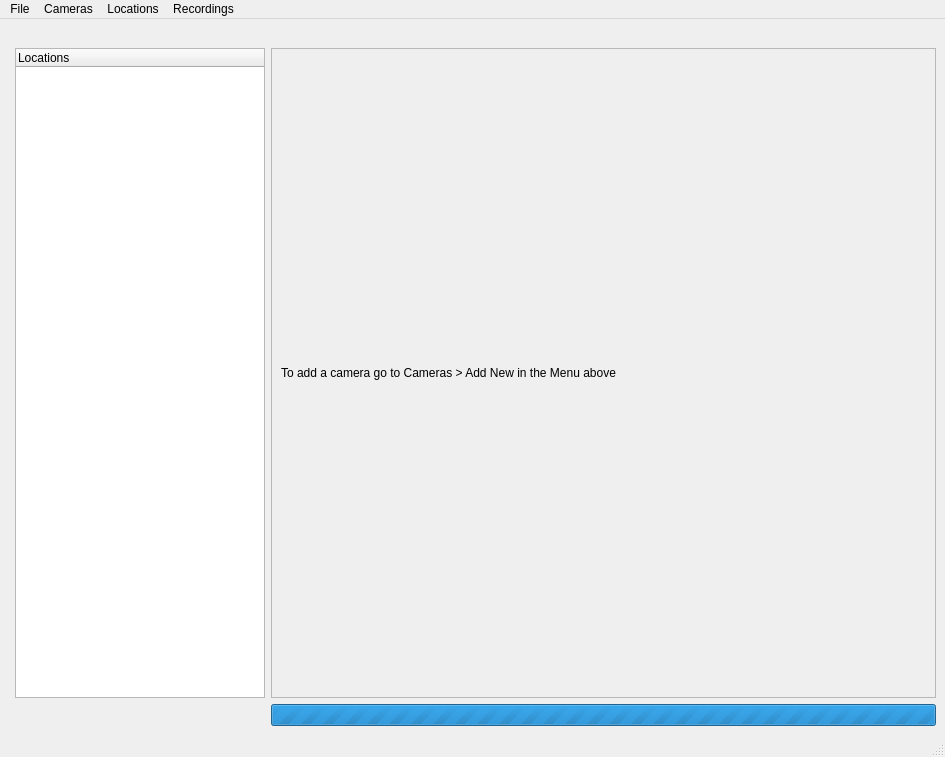
<?xml version="1.0" encoding="UTF-8"?>
<ui version="4.0">
 <class>MainWindow</class>
 <widget class="QMainWindow" name="MainWindow">
  <property name="geometry">
   <rect>
    <x>0</x>
    <y>0</y>
    <width>945</width>
    <height>757</height>
   </rect>
  </property>
  <property name="minimumSize">
   <size>
    <width>945</width>
    <height>757</height>
   </size>
  </property>
  <property name="windowTitle">
   <string>Watchdog - Control Panel</string>
  </property>
  <property name="styleSheet">
   <string notr="true"/>
  </property>
  <widget class="QWidget" name="centralwidget">
   <property name="styleSheet">
    <string notr="true"/>
   </property>
   <layout class="QGridLayout" name="gridLayout">
    <item row="1" column="2">
     <widget class="QScrollArea" name="scrollArea">
      <property name="widgetResizable">
       <bool>true</bool>
      </property>
      <widget class="QWidget" name="scrollAreaContents">
       <property name="geometry">
        <rect>
         <x>0</x>
         <y>0</y>
         <width>649</width>
         <height>634</height>
        </rect>
       </property>
       <layout class="QGridLayout" name="cameras">
        <item row="0" column="0">
         <widget class="QLabel" name="promptLabel">
          <property name="text">
           <string>To add a camera go to Cameras &gt; Add New in the Menu above</string>
          </property>
         </widget>
        </item>
       </layout>
      </widget>
     </widget>
    </item>
    <item row="2" column="2">
     <widget class="QProgressBar" name="progressBar">
      <property name="maximum">
       <number>0</number>
      </property>
      <property name="value">
       <number>0</number>
      </property>
      <property name="textVisible">
       <bool>false</bool>
      </property>
     </widget>
    </item>
    <item row="0" column="0" colspan="3">
     <layout class="QVBoxLayout" name="verticalLayout">
      <item>
       <widget class="QLabel" name="label">
        <property name="text">
         <string/>
        </property>
        <property name="pixmap">
         <pixmap>:/images/assets/smallLogo.png</pixmap>
        </property>
        <property name="alignment">
         <set>Qt::AlignCenter</set>
        </property>
       </widget>
      </item>
     </layout>
    </item>
    <item row="1" column="1">
     <widget class="QTreeWidget" name="locations">
      <property name="maximumSize">
       <size>
        <width>250</width>
        <height>16777215</height>
       </size>
      </property>
      <column>
       <property name="text">
        <string>Locations</string>
       </property>
      </column>
     </widget>
    </item>
   </layout>
  </widget>
  <widget class="QMenuBar" name="menubar">
   <property name="geometry">
    <rect>
     <x>0</x>
     <y>0</y>
     <width>945</width>
     <height>22</height>
    </rect>
   </property>
   <widget class="QMenu" name="menuFile">
    <property name="title">
     <string>File</string>
    </property>
    <addaction name="actionPreferences"/>
    <addaction name="separator"/>
   </widget>
   <widget class="QMenu" name="menuCameras">
    <property name="title">
     <string>Cameras</string>
    </property>
    <addaction name="actionAdd_New"/>
    <addaction name="actionAdd_Webcam"/>
   </widget>
   <widget class="QMenu" name="menuRecordings">
    <property name="title">
     <string>Recordings</string>
    </property>
    <addaction name="actionView_Recordings"/>
   </widget>
   <widget class="QMenu" name="menuLocations">
    <property name="title">
     <string>Locations</string>
    </property>
    <addaction name="actionAdd_New_Location"/>
   </widget>
   <addaction name="menuFile"/>
   <addaction name="menuCameras"/>
   <addaction name="menuLocations"/>
   <addaction name="menuRecordings"/>
  </widget>
  <widget class="QStatusBar" name="statusbar"/>
  <action name="actionAdd_New_Camera">
   <property name="text">
    <string>Add New Camera</string>
   </property>
  </action>
  <action name="actionExit">
   <property name="text">
    <string>Exit</string>
   </property>
  </action>
  <action name="actionAdd_New">
   <property name="text">
    <string>Add New</string>
   </property>
  </action>
  <action name="actionAdd_Webcam">
   <property name="text">
    <string>Add Webcam</string>
   </property>
  </action>
  <action name="actionView_Recordings">
   <property name="text">
    <string>View Recordings</string>
   </property>
  </action>
  <action name="actionAdd_New_Location">
   <property name="text">
    <string>Add New Location</string>
   </property>
  </action>
  <action name="actionPreferences">
   <property name="text">
    <string>Preferences</string>
   </property>
  </action>
 </widget>
 <resources>
  <include location="resources.qrc"/>
 </resources>
 <connections/>
</ui>
